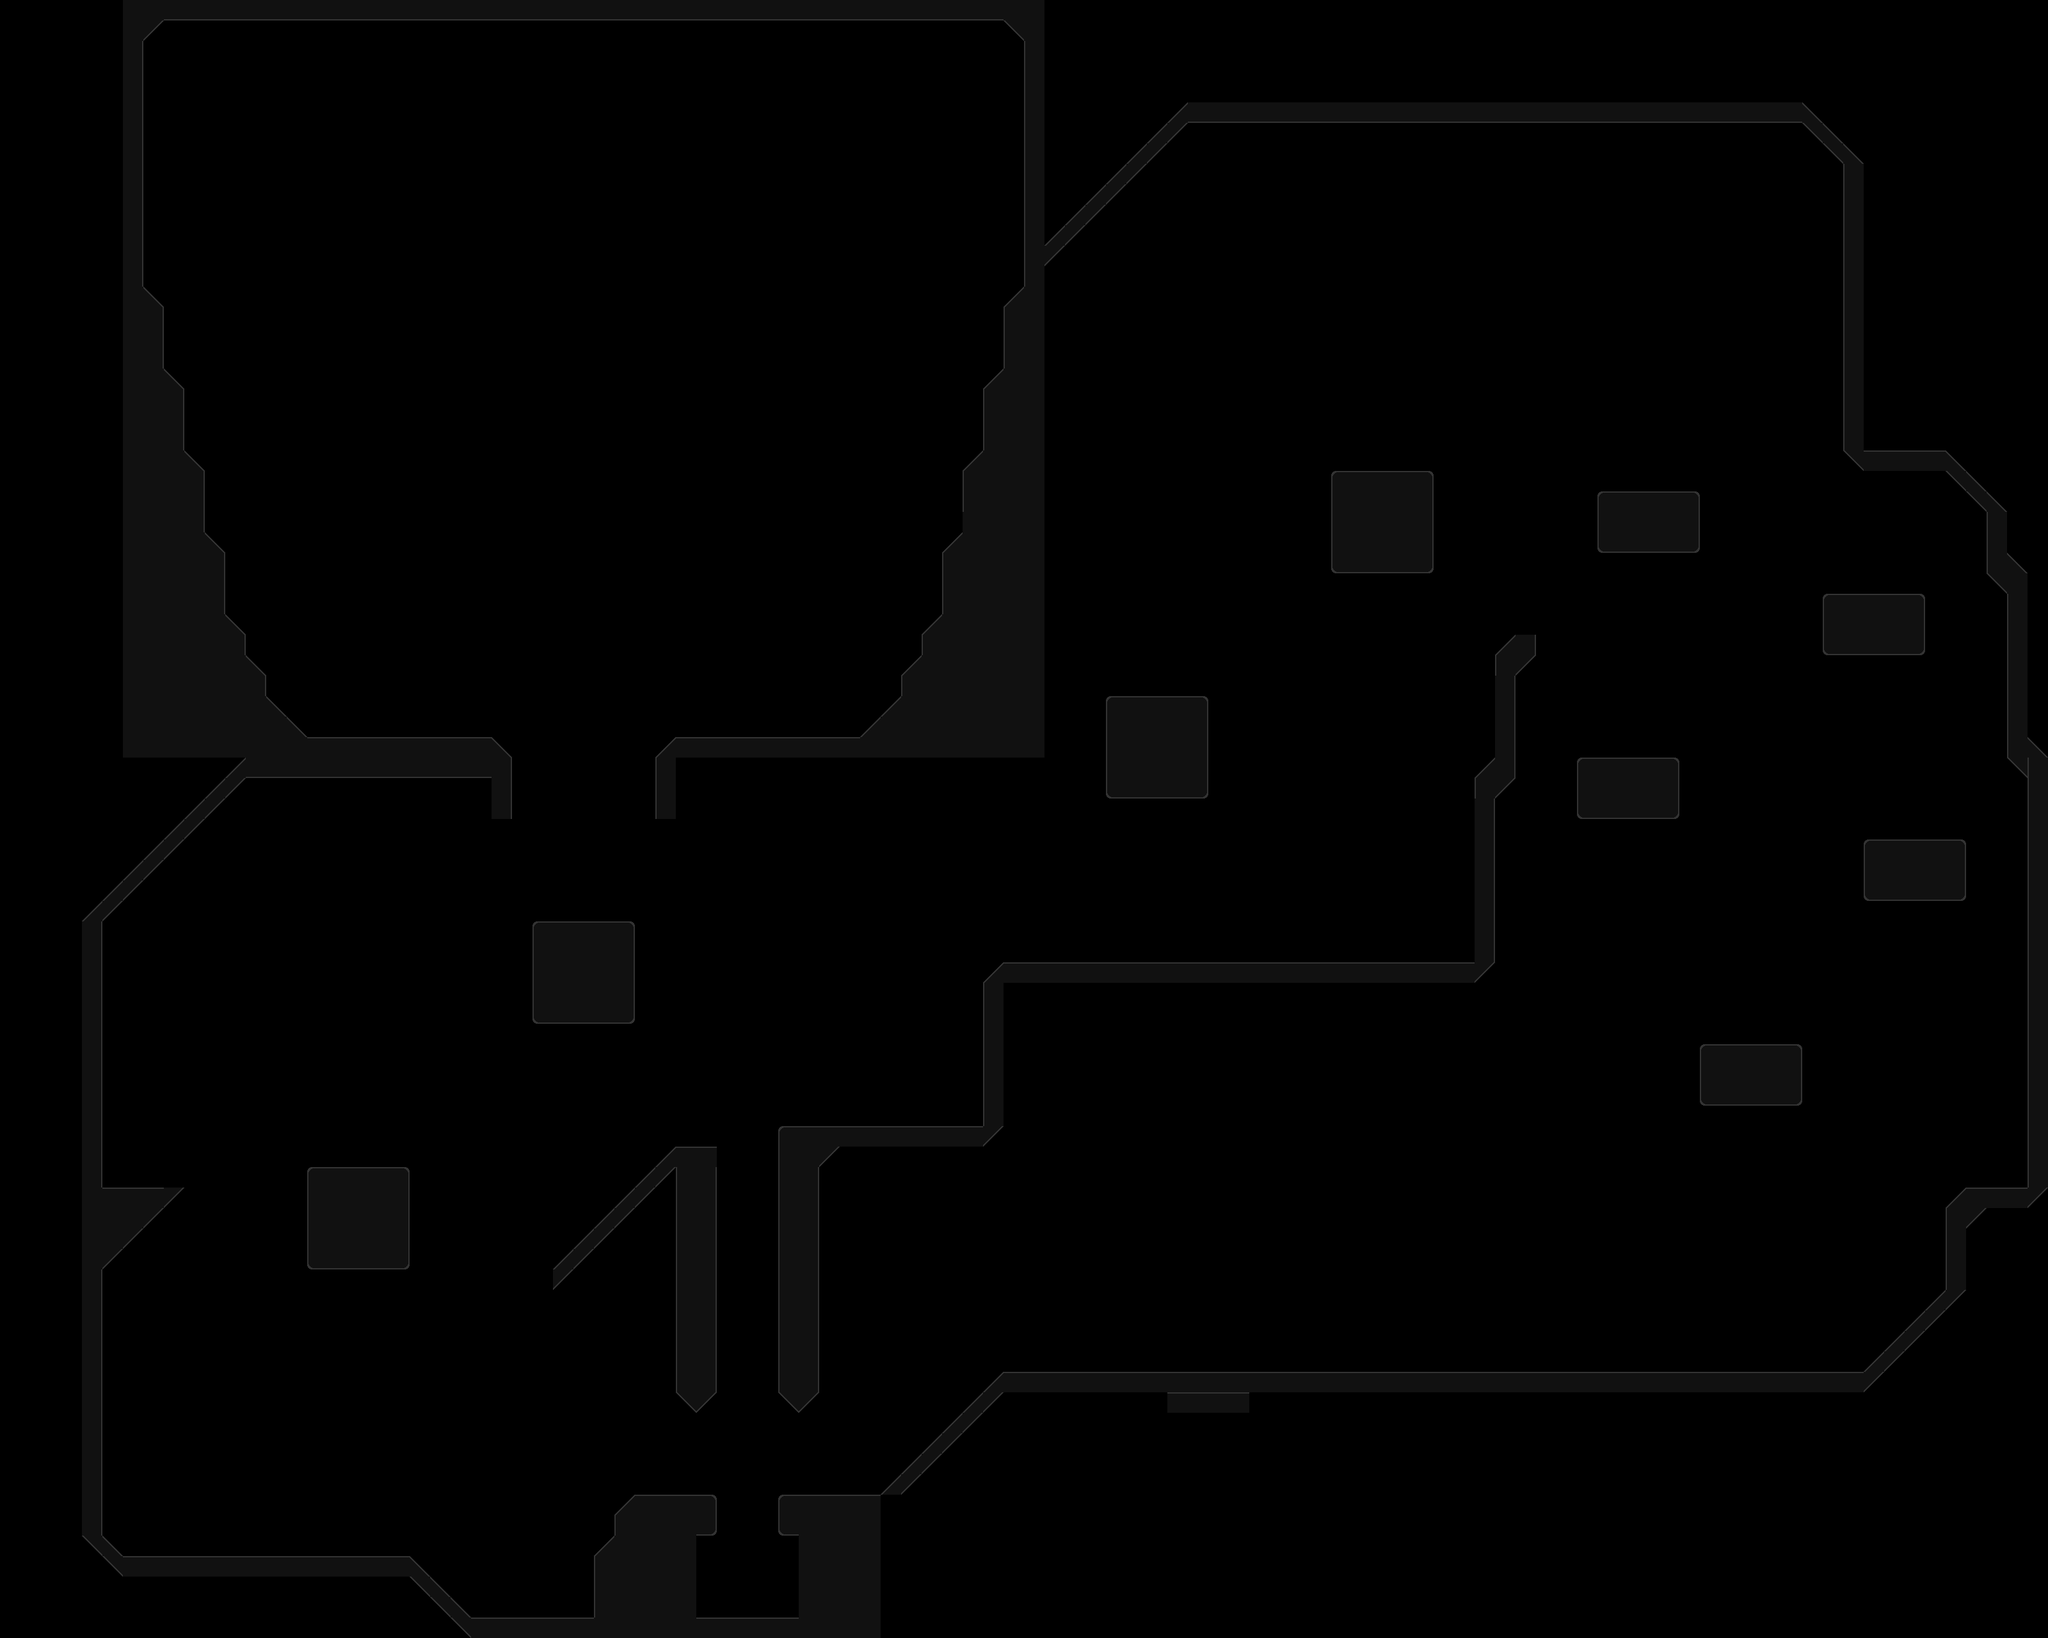

Rendered tile map (Tiled .tmx) drawn with the repository's tilesets; below, a short description and the map source with its tile grids summarised:
An orthogonal 100x80 tile map with 32x32 px tiles, 1 tile layer (Tile Layer 1) and 36 objects (8x Prefab, 4x Spring, 3x Current, 3x Timer, 3x SchmuckSpawn, ...).

<map version="1.0" tiledversion="1.1.5" orientation="orthogonal" renderorder="right-down" width="100" height="80" tilewidth="32" tileheight="32" infinite="0" nextobjectid="138">
 <properties>
  <property name="startX" type="int" value="18" />
  <property name="startY" type="int" value="35" />
  <property name="zoom" type="float" value="0.4" />
 </properties>
 <tileset firstgid="1" source="main.tsx" />
 <layer name="Tile Layer 1" width="100" height="80">
  <data>[8000 cells, 972 non-empty, 14 distinct tile ids]</data>
 </layer>
 <objectgroup name="collision-layer">
  <properties>
   <property name="startX" type="int" value="18" />
   <property name="startY" type="int" value="45" />
  </properties>
  <object id="1" x="159.75" y="1856.25">
   <polyline points="0,0 127.75,-0.5 0.25,127.75 0.25,543.75 32.25,575.75 480.25,575.75 576.25,671.75 768.25,671.75 768.25,575.75 800.25,543.75 800.25,511.75 832.25,479.75 960.25,479.75 960.25,543.75 928.25,543.75 928.25,671.75 1088.25,671.75 1088.25,543.75 1056.25,543.75 1056.25,479.75 1216.25,479.75 1408.25,287.75 2752.25,287.75 2880.25,159.75 2880.25,31.75 2912.25,-0.25 3008.25,-0.25 3008.25,-640.25 2976.25,-672.25 2976.25,-928.25 2944.25,-960.25 2944.25,-1056.25 2880.25,-1120.25 2752.25,-1120.25 2720.25,-1152.25 2720.25,-1600.25 2656.25,-1664.25 1696.25,-1664.25 1472.25,-1440.25 1472.25,-672.25 896.25,-672.25 896.25,-576.25 864.25,-576.25 864.25,-672.25 896.25,-704.25 1184.25,-704.25 1248.25,-768.25 1248.25,-800.25 1280.25,-832.25 1280.25,-864.25 1312.25,-896.25 1312.25,-992.25 1344.25,-1024.25 1344.25,-1120.25 1376.25,-1152.25 1376.25,-1248.25 1408.25,-1280.25 1408.25,-1376.25 1440.25,-1408.25 1440.25,-1792.25 1408.25,-1824.25 96.25,-1824.25 64.25,-1792.25 64.25,-1408.25 96.25,-1376.25 96.25,-1280.25 128.25,-1248.25 128.25,-1152.25 160.25,-1120.25 160.25,-1024.25 192.25,-992.25 192.25,-896.25 224.25,-864.25 224.25,-832.25 256.25,-800.25 256.25,-768.25 320.25,-704.25 608.25,-704.25 640.25,-672.25 640.25,-576.25 608.25,-576.25 608.25,-640.25 224.25,-640.25 0.25,-416.25 0.25,-0.25" />
  </object>
  <object id="2" x="832" y="1440">
   <polyline points="0,0 160,0 160,160 0,160 0,0" />
  </object>
  <object id="3" x="480" y="1824">
   <polyline points="0,0 160,0 160,160 0,160 0,32" />
  </object>
  <object id="4" x="864" y="1984">
   <polyline points="0,0 0,32 192,-160 192,192 224,224 256,192 256,-192 192,-192 0,0" />
  </object>
  <object id="5" x="1216" y="2176">
   <polyline points="0,0 32,32 64,0 64,-352 96,-384 320,-384 352,-416 352,-640 1088,-640 1120,-672 1120,-928 1152,-960 1152,-1120 1184,-1152 1184,-1184 1152,-1184 1120,-1152 1120,-992 1088,-960 1088,-672 352,-672 320,-640 320,-416 0,-416 0,0" />
  </object>
  <object id="6" x="1728" y="1088">
   <polyline points="0,0 0,160 160,160 160,0 0,0" />
  </object>
  <object id="7" x="2080" y="736">
   <polyline points="0,0 160,0 160,160 0,160 0,0" />
  </object>
  <object id="8" x="2496" y="768">
   <polyline points="0,0 160,0 160,64 160,96 0,96 0,0" />
  </object>
  <object id="9" x="2848" y="928">
   <polyline points="0,0 160,0 160,96 0,96 0,0" />
  </object>
  <object id="10" x="2912" y="1312">
   <polyline points="0,0 0,96 160,96 160,0 0,0" />
  </object>
  <object id="11" x="2624" y="1280">
   <polyline points="0,0 0,-96 -160,-96 -160,0 0,0" />
  </object>
  <object id="12" x="2656" y="1632">
   <polyline points="0,0 160,0 160,96 0,96 0,0" />
  </object>
 </objectgroup>
 <objectgroup name="event-layer">
  <object id="19" name="Current" type="Current" x="1568" y="1888" width="512" height="256">
   <properties>
    <property name="currentX" type="float" value="1.25" />
    <property name="currentY" type="float" value="1.25" />
   </properties>
  </object>
  <object id="23" name="Current" type="Current" x="928" y="1632" width="512" height="256">
   <properties>
    <property name="currentX" type="float" value="0" />
    <property name="currentY" type="float" value="2.5" />
   </properties>
  </object>
  <object id="26" name="Current" type="Current" x="544" y="2144" width="192" height="416">
   <properties>
    <property name="currentX" type="float" value="1.5" />
    <property name="currentY" type="float" value="0.5" />
   </properties>
  </object>
  <object id="28" name="Spring" type="Spring" x="1152" y="2496" width="32" height="32">
   <properties>
    <property name="springX" type="float" value="0" />
    <property name="springY" type="float" value="75" />
   </properties>
  </object>
  <object id="36" name="Spring" type="Spring" x="352" y="2400" width="32" height="32">
   <properties>
    <property name="springX" type="float" value="0" />
    <property name="springY" type="float" value="60" />
   </properties>
  </object>
  <object id="37" name="Spring" type="Spring" x="2112" y="1472" width="32" height="32">
   <properties>
    <property name="springX" type="float" value="0" />
    <property name="springY" type="float" value="60" />
   </properties>
  </object>
  <object id="38" name="Spring" type="Spring" x="2528" y="2112" width="32" height="32">
   <properties>
    <property name="springX" type="float" value="0" />
    <property name="springY" type="float" value="60" />
   </properties>
  </object>
  <object id="42" name="Timer" type="Timer" x="2272" y="224" width="32" height="32">
   <properties>
    <property name="interval" type="float" value="10" />
    <property name="triggeringId" value="2" />
   </properties>
  </object>
  <object id="43" name="Timer" type="Timer" x="1536" y="96" width="32" height="32">
   <properties>
    <property name="interval" type="float" value="10" />
    <property name="triggeringId" value="1" />
   </properties>
  </object>
  <object id="44" name="Timer" type="Timer" x="3072" y="1760" width="32" height="32">
   <properties>
    <property name="interval" type="float" value="10" />
    <property name="triggeringId" value="3" />
   </properties>
  </object>
  <object id="57" name="Dropthrough" type="Dropthrough" x="800" y="1184" width="224" height="8" />
  <object id="63" name="Rock" type="Rock" x="2240" y="2080" width="64" height="64" />
  <object id="67" name="SchmuckSpawn" type="SchmuckSpawn" x="1536" y="96" width="32" height="32">
   <properties>
    <property name="amount" type="int" value="1" />
    <property name="enemyId" type="int" value="1" />
    <property name="triggeredId" value="1" />
    <property name="triggeringId" value="0" />
   </properties>
  </object>
  <object id="68" name="SchmuckSpawn" type="SchmuckSpawn" x="2272" y="224" width="32" height="32">
   <properties>
    <property name="amount" type="int" value="1" />
    <property name="enemyId" type="int" value="1" />
    <property name="triggeredId" value="2" />
    <property name="triggeringId" value="0" />
   </properties>
  </object>
  <object id="70" name="SchmuckSpawn" type="SchmuckSpawn" x="3072" y="1760" width="32" height="32">
   <properties>
    <property name="amount" type="int" value="1" />
    <property name="enemyId" type="int" value="1" />
    <property name="triggeredId" value="3" />
    <property name="triggeringId" value="0" />
   </properties>
  </object>
  <object id="80" name="Start" type="Start" x="576" y="1088" width="32" height="32" />
  <object id="128" name="Prefab" type="Prefab" x="880" y="1376" width="64" height="64">
   <properties>
    <property name="interval" type="float" value="10" />
    <property name="power" type="float" value="25" />
    <property name="prefabId" value="Spawner" />
    <property name="type" type="int" value="0" />
   </properties>
  </object>
  </objectgroup>
</map>
<!-- 7 of 36 objects omitted -->
